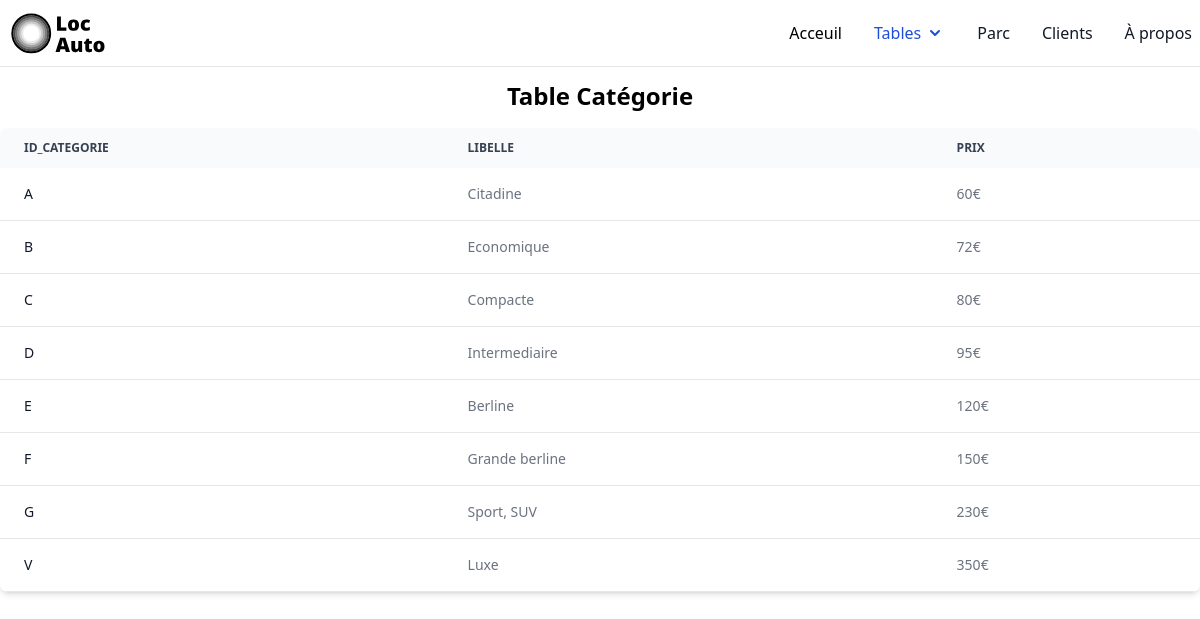
The app's page /views/Locauto/categorie.php with its own data.
### tables this page shows
CREATE TABLE `Categorie` (
  `id_categorie` varchar(50) NOT NULL,
  `libelle` varchar(50) NOT NULL,
  `prix` float NOT NULL
);

### phpFiles/tools/biblio.php (called while the page is built, shortened)
<?php
function connexionDatabase(): mysqli
{
    return new mysqli(SERVEUR, LOGIN, MDP, BD);
}
?>

### phpFiles/DAO/CategorieDao.php (called while the page is built, shortened)
<?php
require_once "../../phpFiles/classes/CategorieClass.php";
require_once "../../phpFiles/tools/biblio.php";
class CategorieDao
{
    private static CategorieDao $instance;
    private $connexion;
    private function __construct()
    {
        $this->connexion = connexionDatabase();
    }
    public static function getInstance(): CategorieDao
    {
        if (!isset(self::$instance)) {
            self::$instance = new CategorieDao();
        }
        return self::$instance;
    }
    public function dictToObj($data): CategorieClass
    {
        return new CategorieClass(
            $data->id_categorie,
            $data->libelle,
            $data->prix
        );
    }
    public function getAllObj(): array
    {
        $allObj = array();
        $request = "SELECT * FROM Categorie";
        $request_result = mysqli_query($this->connexion, $request);
        while ($data = mysqli_fetch_object($request_result)) {
            $allObj[] = $this->dictToObj($data);
        }
        return $allObj;
    }
}
?>

### phpFiles/classes/CategorieClass.php (called while the page is built)
<?php
class CategorieClass
{
    private ?string $id;
    private ?string $libelle;
    private ?float $prix;
    public function __construct($id, $libelle, $prix)
    {
        $this->id = $id;
        $this->libelle = $libelle;
        $this->prix = $prix;
    }
    public function getId(): string
    {
        return $this->id;
    }
    public function getLibelle(): string
    {
        return $this->libelle;
    }
    public function getPrix(): float
    {
        return $this->prix;
    }
}

### views/Locauto/categorie.php (the view, shortened to what this page needs)
<?php
include "../../phpFiles/DAO/CategorieDao.php";
include "../../phpFiles/widgets/html-part.php";
$DaoCategorie = CategorieDao::getInstance();
$allCategorie = $DaoCategorie->getAllObj();
echo '<h1 class="font font-bold text-gre-900 text-2xl py-4 flex justify-center">Table Catégorie</h1>';
foreach ($allCategorie as $categorie) {
    echo '<tr class="bg-white border-b hover:bg-gray-50">
<th scope="row" class="px-6 py-4 font-medium text-gray-900 whitespace-nowrap">' .
        $categorie->getId() .
        "</th>";
    echo '<td class="px-6 py-4">' . $categorie->getLibelle() . "</td>";
    echo '<td class="px-6 py-4">' .
        $categorie->getPrix() .
        "€</td>
</tr>";
}
?>

### records on screen
categorie: id_categorie "A", libelle "Citadine", prix "60"
categorie: id_categorie "B", libelle "Economique", prix "72"
categorie: id_categorie "C", libelle "Compacte", prix "80"
categorie: id_categorie "D", libelle "Intermediaire", prix "95"
categorie: id_categorie "E", libelle "Berline", prix "120"
categorie: id_categorie "F", libelle "Grande berline", prix "150"
categorie: id_categorie "G", libelle "Sport, SUV", prix "230"
categorie: id_categorie "V", libelle "Luxe", prix "350"

### other values on screen
$name "ID_CATEGORIE"
$name "LIBELLE"
$name "PRIX"
